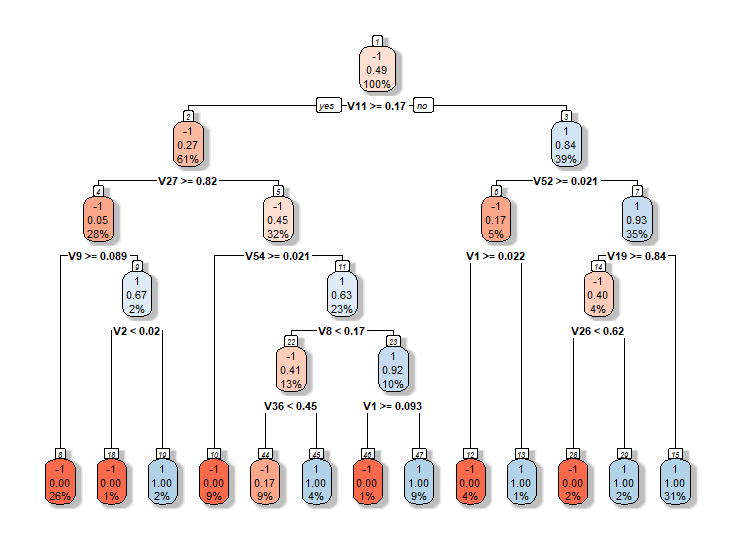

Here is the R script that generated this plot:
setwd("C:\\Users\\personal\\Desktop\\MSIT\\IT\\DataScience_2019501026\\Data Mining\\Assignment4")

train = read.csv("sonar_train.csv",header = FALSE)
test = read.csv("sonar_test.csv",header = FALSE)
summary(train)
dim(train)
summary(test)
dim(test)

library(rpart)
library(rpart.plot)
x <- train[,1:60]
y <- as.factor(train[,61])
model <- rpart(y~.,x,control=rpart.control(minsplit=0,minbucket=0,cp=-1, maxcompete=0, maxsurrogate=0, usesurrogate=0, xval=0,maxdepth=5))
rpart.plot(model, box.palette="RdBu", shadow.col="gray", nn=TRUE)

x_test <- test[,1:60]
y_test <- as.factor(test[,61])
1 - sum(y_test == predict(model,x_test,type = "class")) / length(y_test)
